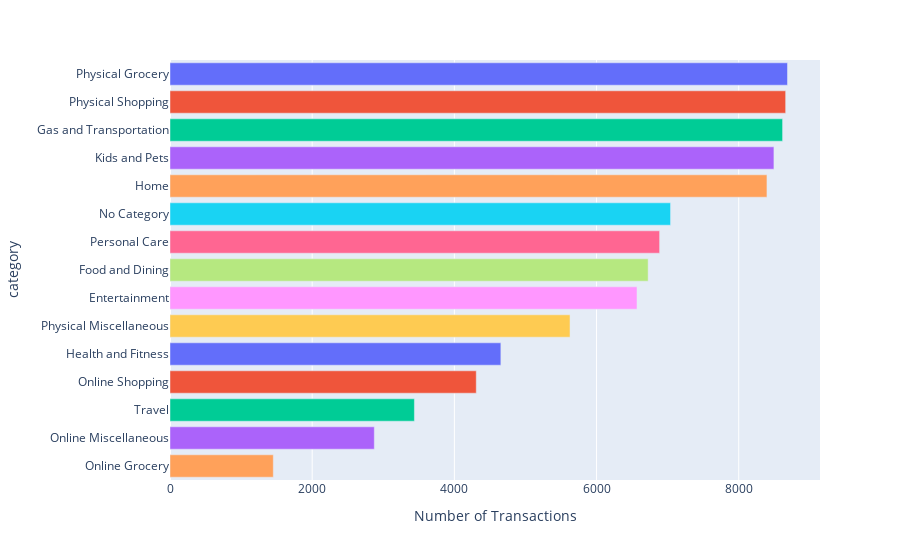

Source (notebook cell):
### Code cell
category_names = {"grocery_pos": "Physical Grocery",
                  "shopping_pos": "Physical Shopping",
                  "gas_transport": "Gas and Transportation",
                  "kids_pets": "Kids and Pets",
                  "home": "Home",
                  "no_category": "No Category",
                  "personal_care": "Personal Care",
                  "food_dining": "Food and Dining",
                  "entertainment": "Entertainment",
                  "misc_pos": "Physical Miscellaneous",
                  "health_fitness": "Health and Fitness",
                  "shopping_net": "Online Shopping",
                  "travel": "Travel",
                  "misc_net": "Online Miscellaneous",
                  "grocery_net": "Online Grocery"}
cat_trans = df.groupby(['category'])['trans_datetime'].count().sort_values(ascending=False).to_frame("count").reset_index()
cat_trans['category'] = cat_trans['category'].map(category_names)

fig = px.bar(cat_trans, x='count', y='category', color='category',
             labels={"count": "Number of Transactions"})
fig.update_layout(showlegend=False)
fig.show()

### Figure 1 — Plotly figure (JSON) as saved in the notebook; plotly's stock layout.template omitted (floating-point values rounded to 4 significant figures)
{"data": [{"alignmentgroup": "True", "hovertemplate": "category=%{y}<br>Number of Transactions=%{x}<extra></extra>", "legendgroup": "Physical Grocery", "marker": {"color": "#636efa", "pattern": {"shape": ""}}, "name": "Physical Grocery", "offsetgroup": "Physical Grocery", "orientation": "h", "showlegend": true, "textposition": "auto", "type": "bar", "x": [8686], "xaxis": "x", "y": ["Physical Grocery"], "yaxis": "y"}, {"alignmentgroup": "True", "hovertemplate": "category=%{y}<br>Number of Transactions=%{x}<extra></extra>", "legendgroup": "Physical Shopping", "marker": {"color": "#EF553B", "pattern": {"shape": ""}}, "name": "Physical Shopping", "offsetgroup": "Physical Shopping", "orientation": "h", "showlegend": true, "textposition": "auto", "type": "bar", "x": [8660], "xaxis": "x", "y": ["Physical Shopping"], "yaxis": "y"}, {"alignmentgroup": "True", "hovertemplate": "category=%{y}<br>Number of Transactions=%{x}<extra></extra>", "legendgroup": "Gas and Transportation", "marker": {"color": "#00cc96", "pattern": {"shape": ""}}, "name": "Gas and Transportation", "offsetgroup": "Gas and Transportation", "orientation": "h", "showlegend": true, "textposition": "auto", "type": "bar", "x": [8617], "xaxis": "x", "y": ["Gas and Transportation"], "yaxis": "y"}, {"alignmentgroup": "True", "hovertemplate": "category=%{y}<br>Number of Transactions=%{x}<extra></extra>", "legendgroup": "Kids and Pets", "marker": {"color": "#ab63fa", "pattern": {"shape": ""}}, "name": "Kids and Pets", "offsetgroup": "Kids and Pets", "orientation": "h", "showlegend": true, "textposition": "auto", "type": "bar", "x": [8495], "xaxis": "x", "y": ["Kids and Pets"], "yaxis": "y"}, {"alignmentgroup": "True", "hovertemplate": "category=%{y}<br>Number of Transactions=%{x}<extra></extra>", "legendgroup": "Home", "marker": {"color": "#FFA15A", "pattern": {"shape": ""}}, "name": "Home", "offsetgroup": "Home", "orientation": "h", "showlegend": true, "textposition": "auto", "type": "bar", "x": [8397], "xaxis": "x", "y": ["Home"], "yaxis": "y"}, {"alignmentgroup": "True", "hovertemplate": "category=%{y}<br>Number of Transactions=%{x}<extra></extra>", "legendgroup": "No Category", "marker": {"color": "#19d3f3", "pattern": {"shape": ""}}, "name": "No Category", "offsetgroup": "No Category", "orientation": "h", "showlegend": true, "textposition": "auto", "type": "bar", "x": [7041], "xaxis": "x", "y": ["No Category"], "yaxis": "y"}, {"alignmentgroup": "True", "hovertemplate": "category=%{y}<br>Number of Transactions=%{x}<extra></extra>", "legendgroup": "Personal Care", "marker": {"color": "#FF6692", "pattern": {"shape": ""}}, "name": "Personal Care", "offsetgroup": "Personal Care", "orientation": "h", "showlegend": true, "textposition": "auto", "type": "bar", "x": [6887], "xaxis": "x", "y": ["Personal Care"], "yaxis": "y"}, {"alignmentgroup": "True", "hovertemplate": "category=%{y}<br>Number of Transactions=%{x}<extra></extra>", "legendgroup": "Food and Dining", "marker": {"color": "#B6E880", "pattern": {"shape": ""}}, "name": "Food and Dining", "offsetgroup": "Food and Dining", "orientation": "h", "showlegend": true, "textposition": "auto", "type": "bar", "x": [6726], "xaxis": "x", "y": ["Food and Dining"], "yaxis": "y"}, {"alignmentgroup": "True", "hovertemplate": "category=%{y}<br>Number of Transactions=%{x}<extra></extra>", "legendgroup": "Entertainment", "marker": {"color": "#FF97FF", "pattern": {"shape": ""}}, "name": "Entertainment", "offsetgroup": "Entertainment", "orientation": "h", "showlegend": true, "textposition": "auto", "type": "bar", "x": [6569], "xaxis": "x", "y": ["Entertainment"], "yaxis": "y"}, {"alignmentgroup": "True", "hovertemplate": "category=%{y}<br>Number of Transactions=%{x}<extra></extra>", "legendgroup": "Physical Miscellaneous", "marker": {"color": "#FECB52", "pattern": {"shape": ""}}, "name": "Physical Miscellaneous", "offsetgroup": "Physical Miscellaneous", "orientation": "h", "showlegend": true, "textposition": "auto", "type": "bar", "x": [5627], "xaxis": "x", "y": ["Physical Miscellaneous"], "yaxis": "y"}, {"alignmentgroup": "True", "hovertemplate": "category=%{y}<br>Number of Transactions=%{x}<extra></extra>", "legendgroup": "Health and Fitness", "marker": {"color": "#636efa", "pattern": {"shape": ""}}, "name": "Health and Fitness", "offsetgroup": "Health and Fitness", "orientation": "h", "showlegend": true, "textposition": "auto", "type": "bar", "x": [4654], "xaxis": "x", "y": ["Health and Fitness"], "yaxis": "y"}, {"alignmentgroup": "True", "hovertemplate": "category=%{y}<br>Number of Transactions=%{x}<extra></extra>", "legendgroup": "Online Shopping", "marker": {"color": "#EF553B", "pattern": {"shape": ""}}, "name": "Online Shopping", "offsetgroup": "Online Shopping", "orientation": "h", "showlegend": true, "textposition": "auto", "type": "bar", "x": [4308], "xaxis": "x", "y": ["Online Shopping"], "yaxis": "y"}, {"alignmentgroup": "True", "hovertemplate": "category=%{y}<br>Number of Transactions=%{x}<extra></extra>", "legendgroup": "Travel", "marker": {"color": "#00cc96", "pattern": {"shape": ""}}, "name": "Travel", "offsetgroup": "Travel", "orientation": "h", "showlegend": true, "textposition": "auto", "type": "bar", "x": [3438], "xaxis": "x", "y": ["Travel"], "yaxis": "y"}, {"alignmentgroup": "True", "hovertemplate": "category=%{y}<br>Number of Transactions=%{x}<extra></extra>", "legendgroup": "Online Miscellaneous", "marker": {"color": "#ab63fa", "pattern": {"shape": ""}}, "name": "Online Miscellaneous", "offsetgroup": "Online Miscellaneous", "orientation": "h", "showlegend": true, "textposition": "auto", "type": "bar", "x": [2874], "xaxis": "x", "y": ["Online Miscellaneous"], "yaxis": "y"}, {"alignmentgroup": "True", "hovertemplate": "category=%{y}<br>Number of Transactions=%{x}<extra></extra>", "legendgroup": "Online Grocery", "marker": {"color": "#FFA15A", "pattern": {"shape": ""}}, "name": "Online Grocery", "offsetgroup": "Online Grocery", "orientation": "h", "showlegend": true, "textposition": "auto", "type": "bar", "x": [1453], "xaxis": "x", "y": ["Online Grocery"], "yaxis": "y"}], "layout": {"barmode": "relative", "legend": {"title": {"text": "category"}, "tracegroupgap": 0}, "margin": {"t": 60}, "showlegend": false, "xaxis": {"anchor": "y", "domain": [0, 1], "title": {"text": "Number of Transactions"}}, "yaxis": {"anchor": "x", "categoryarray": ["Online Grocery", "Online Miscellaneous", "Travel", "Online Shopping", "Health and Fitness", "Physical Miscellaneous", "Entertainment", "Food and Dining", "Personal Care", "No Category", "Home", "Kids and Pets", "Gas and Transportation", "Physical Shopping", "Physical Grocery"], "categoryorder": "array", "domain": [0, 1], "title": {"text": "category"}}}}
